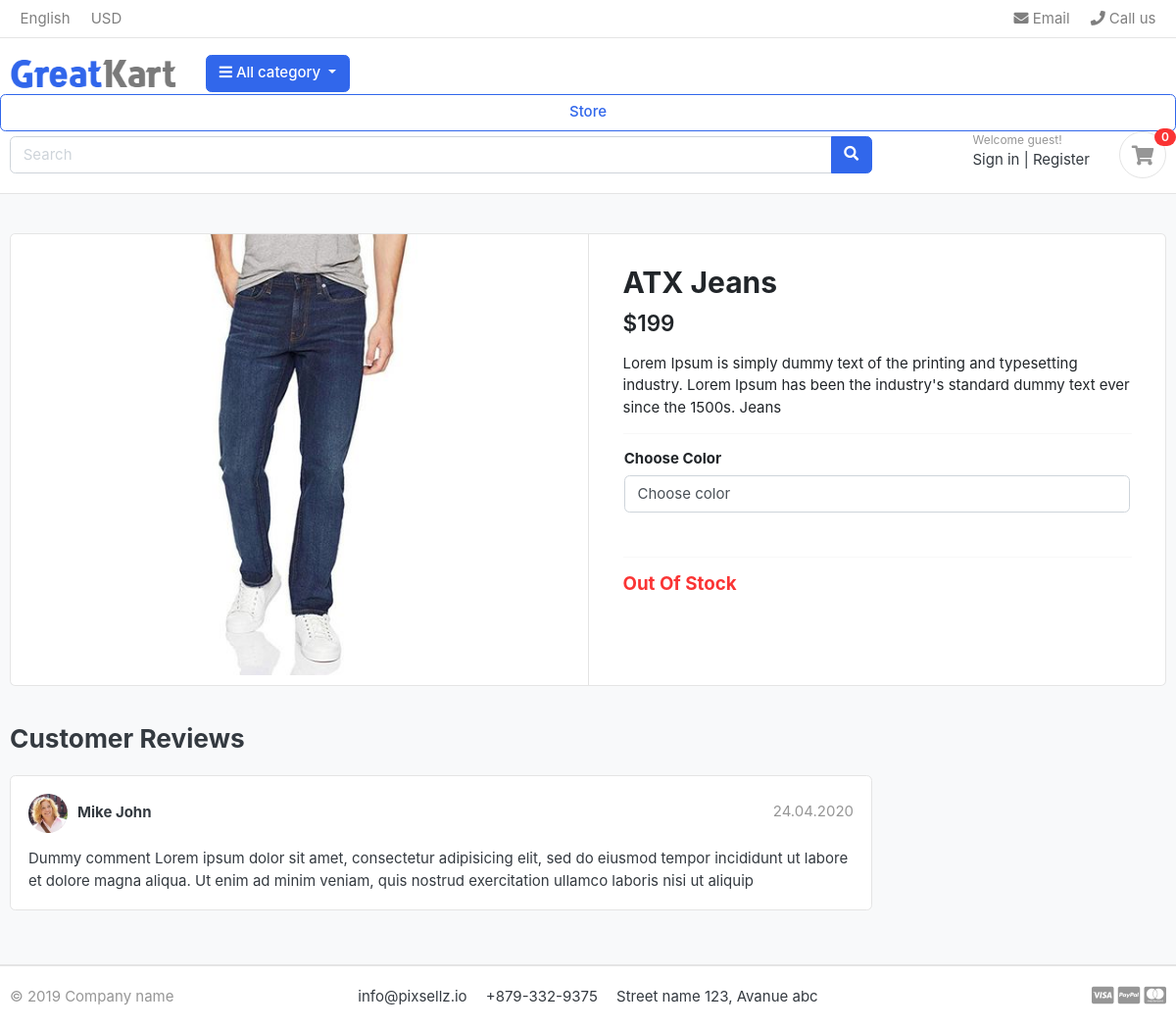
/store/category/jeans/atx-jeans/, run on an earlier commit of the app's database.
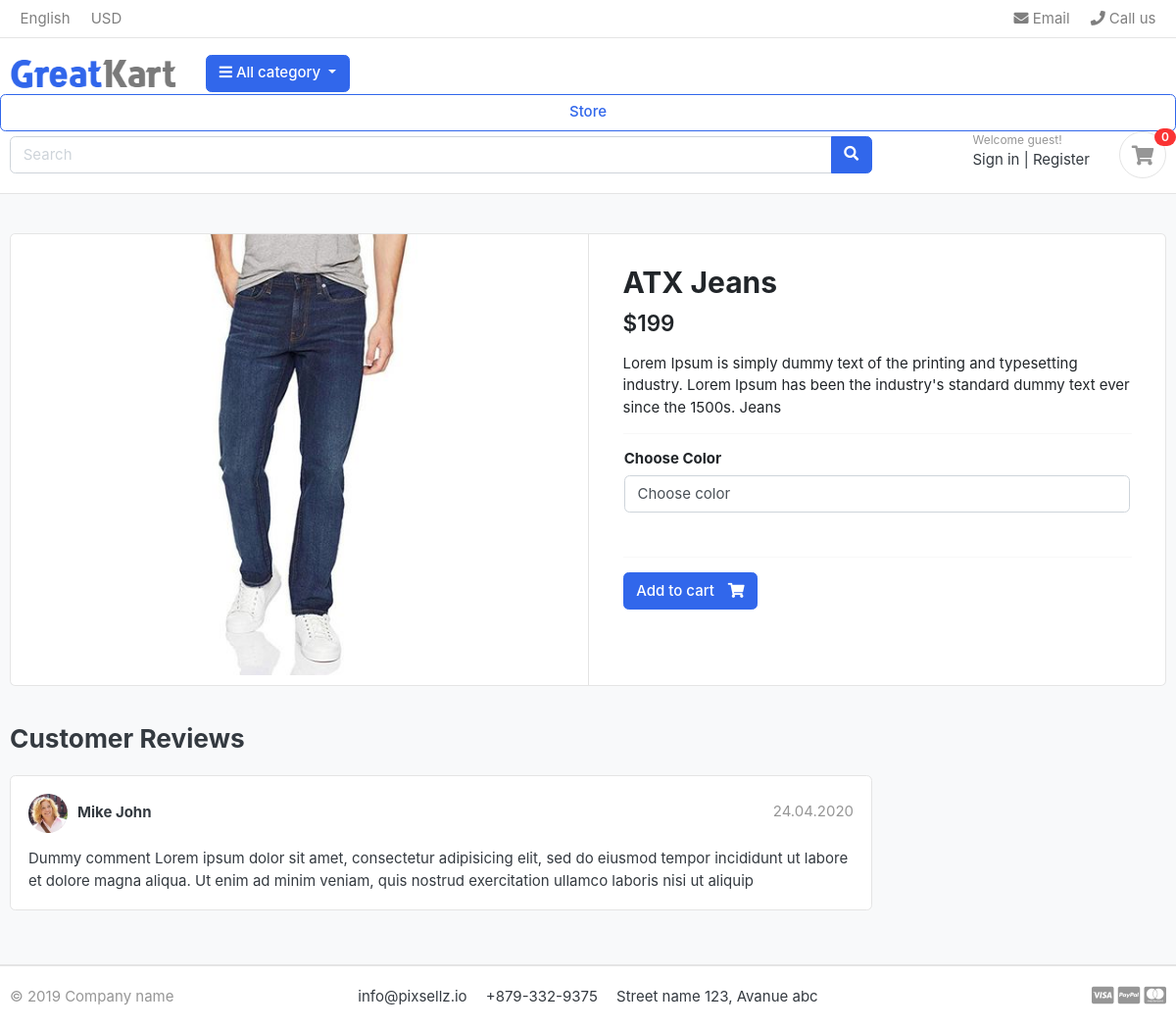
And on a later commit of the database.
### store/models.py (models this page shows, shortened)
class Product(models.Model):
    product_name=models.CharField(max_length=200,unique=True)
    slug        =models.SlugField(max_length=300,unique=True)
    description =models.TextField(max_length=500,blank=True)
    price       =models.IntegerField()
    image       =models.ImageField(upload_to='photos/products')
    stock       =models.IntegerField()
    is_available=models.BooleanField(default=True)
    category    =models.ForeignKey(Category,on_delete=models.CASCADE)
    created_data=models.DateTimeField(auto_now_add=True)
    modified    =models.DateTimeField(auto_now=True)

### store/views.py (the view)
# urls.py: path("category/<slug:category_slug>/<slug:product_slug>/",views.product_details,name="product_details"),
def product_details(request,category_slug,product_slug):
    try:
        selected_category = get_object_or_404(Category, slug=category_slug)
        single_product = get_object_or_404(Product, category=selected_category, slug=product_slug)
        in_cart=CartItem.objects.filter(cart__cart_id=_cart_id(request),product=single_product).exists()     # to check is product already in cart or not
    except Exception as e:
        raise e
    context={
        'single_product': single_product,
        'in_cart':in_cart,
    }
    return render(request,'store/product_details.html',context)

### carts/context_processors.py (called while the page is built)
def counter(request):
    cart_count=0
    if 'admin' is request.path:
        return {}
    else:
        try:
            cart=Cart.objects.get(cart_id=_cart_id(request))
            cart_items=CartItem.objects.all()
            for cart_item in cart_items:
                cart_count+=cart_item.quantity
        except Cart.DoesNotExist:
            cart_count=0
    return dict(cart_count=cart_count)

### carts/views.py (called while the page is built)
def _cart_id(request):                                   # to get cart session id
    cart=request.session.session_key
    if not cart:
        cart=request.session.create()
    return cart

### category/context_processors.py (called while the page is built)
def menu_links(request):
    all_links=Category.objects.all()
    return dict(links=all_links)

### store/templates/store/product_details.html (shortened to what this page needs)
{% extends 'app/base.html' %}
{% block content %}
<section class="section-content padding-y bg">
    <div class="container">
    <div class="card">
        <div class="row no-gutters">
            <aside class="col-md-6">
    <article class="gallery-wrap">
        <div class="img-big-wrap">
           <a href="#"><img src="{{single_product.image.url}}"></a>
        </div>
    </article>
            </aside>
<main class="col-md-6 border-left">
  <form action="{% url 'add_cart' single_product.id  %}" method="GET">
    <article class="content-body">
    <h2 class="title">{{single_product.product_name}}</h2>
    <div class="mb-3">
        <var class="price h4">${{single_product.price}}</var>
    </div>
    <p>{{single_product.description}}</p>
    <hr>
    <div class="row">
      <div class="item-option-select">
          <h6>Choose Color</h6>
          <select name="color" class="form-control" required>
            <option value="color" disabled selected>Choose color</option>
          </select>
      </div>
  </div>
  <div class="row">
  </div>
        <hr>
        {% if single_product.stock == 0 %}
           <h5 class='text-danger'> Out Of Stock</h5>
        {% else %}
          {% if  in_cart %}
          <a href="#" class="btn  btn-success"> <span class="text">Added to cart</span> <i class="fas fa-shopping-cart"></i>  </a>
          <a href={% url "cart" %} class="btn btn-outline-primary"> <span class="text"> View Cart</span> <i class="fas fa-eye"></i> </a>
          {% else %}
        <button type="submit" class="btn  btn-primary"> <span class="text">Add to cart</span> <i class="fas fa-shopping-cart"></i>  </button>
        {% endif %}
        {% endif %}
    </article>
  </form>
</main>
        </div>
    </div>
    <br>
    <div class="row">
                <div class="col-md-9">
        <header class="section-heading">
            <h3>Customer Reviews </h3>
        </header>
        <article class="box mb-3">
            <div class="icontext w-100">
                <img src="./images/avatars/avatar1.jpg" class="img-xs icon rounded-circle">
                <div class="text">
                    <span class="date text-muted float-md-right">24.04.2020 </span>
                    <h6 class="mb-1">Mike John </h6>
                </div>
            </div>
            <div class="mt-3">
                <p>
                    Dummy comment Lorem ipsum dolor sit amet, consectetur adipisicing elit, sed do eiusmod
                    tempor incididunt ut labore et dolore magna aliqua. Ut enim ad minim veniam,
                    quis nostrud exercitation ullamco laboris nisi ut aliquip
                </p>
            </div>
        </article>
        </div>
    </div>
    </div>
    </section>
{% endblock %}

### app/templates/app/base.html (shortened to what this page needs)
{% load static  %}
<!DOCTYPE HTML>
<html lang="en">
	<head>
		<link href="https://cdn.jsdelivr.net/npm/bootstrap@5.3.0/dist/css/bootstrap.min.css" rel="stylesheet">
		<link href="https://cdnjs.cloudflare.com/ajax/libs/font-awesome/5.15.3/css/all.min.css" rel="stylesheet">
		<link href="{% static 'app/css/bootstrap.css' %}" rel="stylesheet" type="text/css">
		<link href="{% static 'app/fonts/fontawesome/css/all.min.css' %}" type="text/css" rel="stylesheet">
		<link href="{% static 'app/css/ui.css' %}" rel="stylesheet" type="text/css">
		<link href="{% static 'app/css/responsive.css' %}" rel="stylesheet" media="only screen and (max-width: 1200px)">
	</head>
<body>
    {% include "app/header.html" %}
    {% block content %}
    {% endblock %}
    {% include "app/footer.html" %}

### app/templates/app/header.html (shortened to what this page needs)
{% load static %}
<header class="section-header">
    <nav class="navbar p-md-0 navbar-expand-sm navbar-light border-bottom">
    <div class="container">
      <div class="collapse navbar-collapse" id="navbarTop4">
        <ul class="navbar-nav mr-auto">
            <li class="nav-item dropdown">
                 <a href="#" class="nav-link">   English </a>
            </li>
            <li class="nav-item dropdown">
                <a href="#" class="nav-link"> USD </a>
            </li>
        </ul>
        <ul class="navbar-nav">
            <li><a href="#" class="nav-link"> <i class="fa fa-envelope"></i> Email </a></li>
            <li><a href="#" class="nav-link"> <i class="fa fa-phone"></i> Call us </a></li>
        </ul>
      </div>
    </div>
    </nav>
    <section class="header-main border-bottom">
        <div class="container">
    <div class="row align-items-center">
        <div class="col-lg-2 col-md-3 col-6">
            <a href="{%  url 'home' %}" class="brand-wrap">
                <img class="logo" src="{% static 'app/images/logo.png'%}">
            </a>
        </div>
        <div class="col-lg col-sm col-md col-6 flex-grow-0">
            <div class="category-wrap dropdown d-inline-block float-right">
                <button type="button" class="btn btn-primary dropdown-toggle" data-toggle="dropdown">
                    <i class="fa fa-bars"></i> All category
                </button>
            </div>
        </div>
        <a href="{% url 'store' %}" class="btn btn-outline-primary">Store</a>
        <div class="col-lg  col-md-6 col-sm-12 col">
            <form action="{% url "search_product" %}" class="search">
                <div class="input-group w-100">
                    <input type="text" class="form-control" style="width:60%;" placeholder="Search" name="keyword">
                    <div class="input-group-append">
                      <button class="btn btn-primary" type="submit">
                        <i class="fa fa-search"></i>
                      </button>
                    </div>
                </div>
            </form>
        </div>
        <div class="col-lg-3 col-sm-6 col-8 order-2 order-lg-3">
                    <div class="d-flex justify-content-end mb-3 mb-lg-0">
                        <div class="widget-header">
                            <small class="title text-muted">Welcome guest!</small>
                            <div>
                                <a href="./signin.html">Sign in</a> <span class="dark-transp"> | </span>
                                <a href="./register.html"> Register</a>
                            </div>
                        </div>
                        <a href="{% url "cart" %}" class="widget-header pl-3 ml-3">
                            <div class="icon icon-sm rounded-circle border"><i class="fa fa-shopping-cart"></i></div>
                            <span class="badge badge-pill badge-danger notify">{{cart_count}}</span>
                        </a>
                    </div>
                </div>
    </div>
        </div>
    </section>
    </header>

### app/templates/app/footer.html
{% load static %}
<footer class="section-footer border-top">
	<div class="container">
		<section class="footer-bottom border-top row">
			<div class="col-md-2">
				<p class="text-muted"> &copy 2019 Company name </p>
			</div>
			<div class="col-md-8 text-md-center">
				<span  class="px-2">info@pixsellz.io</span>
				<span  class="px-2">+879-332-9375</span>
				<span  class="px-2">Street name 123, Avanue abc</span>
			</div>
			<div class="col-md-2 text-md-right text-muted">
				<i class="fab fa-lg fa-cc-visa"></i>
				<i class="fab fa-lg fa-cc-paypal"></i>
				<i class="fab fa-lg fa-cc-mastercard"></i>
			</div>
		</section>
	</div>
</footer>

### app/static/app/css/ui.css (style rules this page uses)
html { font-family: "Inter", sans-serif; font-size: 15px; }
.content-body { flex: 1 1 auto; padding: 2rem 2.3rem; }
.icon-xs, .icon-sm, .icon-md, .icon-lg { display: inline-block; text-align: center; flex-shrink: 0; flex-grow: 0; }
.icon-sm { width: 48px; height: 48px; line-height: 48px !important; font-size: 20px; }
.img-xs, .img-sm, .img-md, .img-lg { -o-object-fit: cover; object-fit: cover; flex-shrink: 0; flex-grow: 0; }
.img-xs { width: 40px; height: 40px; }
.padding-y { padding-top: 40px; padding-bottom: 40px; }
var { font-style: normal; }
article:after, .form-group:after { display: block; clear: both; content: ""; }
.bg { background-color: #f8f9fa; }
.section-heading { margin-bottom: 20px; margin-top: 15px; }
p:last-child { margin-bottom: 0; }
.header-main { position: relative; padding-top: 1rem; padding-bottom: 1rem; }
.brand-wrap .logo, .navbar-brand .logo { margin-right: 7px; max-height: 42px; display: inline-block; }
.widget-header { display: inline-block; vertical-align: middle; position: relative; }
.widget-header a { color: #343a40; }
.widget-header i { color: #969696; }
.widget-header .title { display: block; }
.widget-header .notify { position: absolute; top: -3px; right: -10px; }
.footer-bottom { padding-top: 20px; padding-bottom: 20px; }
.btn .text + i { margin-left: 10px; }
.icontext { display: inline-flex; align-items: center; vertical-align: middle; }
.icontext .text { width: 100%; line-height: 1.2; }
.icontext .icon { position: relative; margin-right: 10px; flex-shrink: 0; flex-grow: 0; }
.notify { position: absolute; top: -4px; right: -10px; display: inline-block; padding: 0.25em 0.6em; font-size: 12px; line-height: 1; text-align: center; border-radius: 3rem; color: #fff; background-color: #fa3434; }
.price { font-weight: 600; color: #212529; }
.box { padding: 18px; background: #fff; border-radius: 0.37rem; border: 1px solid #e4e4e4; }
.box img { max-width: 100%; }
.gallery-wrap .img-big-wrap { margin-bottom: 10px; border-radius: 0.37rem; overflow: hidden; background-color: #fff; }
.gallery-wrap .img-big-wrap a { text-align: center; display: block; }
.gallery-wrap .img-big-wrap img { height: 450px; width: auto; display: inline-block; }
.item-option-select { margin-bottom: 1rem; display: inline-block; margin-right: 15px; }

What changed in the data, as far as the page shows it:
changed Product "ATX Jeans": stock 0 → 3 (drawn)
Also different on the page:
text no longer shown: "Out Of Stock"
text now shown: "Add to cart"
